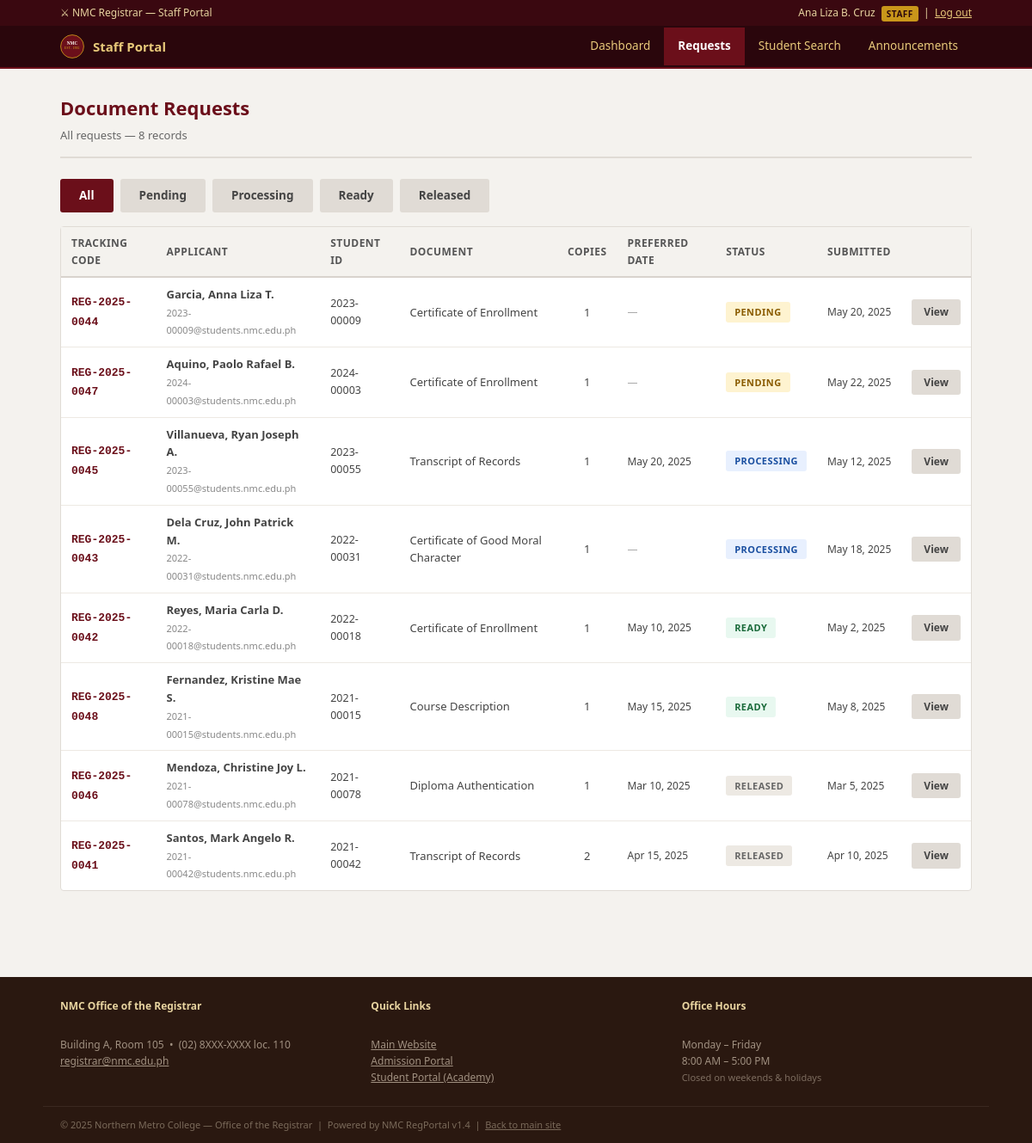
Page /staff/requests.php (signed in) on the committed database.
### tables this page shows
CREATE TABLE document_requests (
    id             INT AUTO_INCREMENT PRIMARY KEY,
    tracking_code  VARCHAR(20)  NOT NULL UNIQUE,
    applicant_name VARCHAR(100) NOT NULL,
    student_id_no  VARCHAR(20),
    email          VARCHAR(100),
    contact        VARCHAR(20),
    doc_type       ENUM(
                     'Transcript of Records',
                     'Certificate of Enrollment',
                     'Certificate of Good Moral Character',
                     'Diploma Authentication',
                     'Course Description',
                     'Honorable Dismissal'
                   ) NOT NULL,
    copies         TINYINT NOT NULL DEFAULT 1,
    purpose        TEXT NOT NULL,
    status         ENUM('pending','processing','ready','released') DEFAULT 'pending',
    requested_at   DATETIME DEFAULT CURRENT_TIMESTAMP,
    release_date   DATE,
    staff_notes    TEXT,
    processed_by   INT,
    FOREIGN KEY (processed_by) REFERENCES nmc_staff(id) ON DELETE SET NULL
);

### www/staff/requests.php (the view, shortened to what this page needs)
<?php
require_once '../includes/db.php';
$filter_status = $_GET['status'] ?? '';
$where  = '';
$params = [];
$types  = '';
$sql = "SELECT * FROM document_requests
        $where
        ORDER BY
          FIELD(status,'pending','processing','ready','released'),
          requested_at ASC";
if ($types) {
    $stmt = $conn->prepare($sql);
    $stmt->bind_param($types, ...$params);
    $stmt->execute();
    $requests = $stmt->get_result()->fetch_all(MYSQLI_ASSOC);
    $stmt->close();
} else {
    $requests = $conn->query($sql)->fetch_all(MYSQLI_ASSOC);
}
require_once 'header.php';
?>
<div class="page-wrap">
  <div class="page-title" style="display:flex;justify-content:space-between;align-items:flex-start;">
    <div>
      <h2>Document Requests</h2>
      <p>All requests &mdash; <?= count($requests) ?> record<?= count($requests) !== 1 ? 's' : '' ?></p>
    </div>
  </div>
  <div style="display:flex;gap:8px;margin-bottom:16px;flex-wrap:wrap;">
    <a href="/staff/requests.php"
       class="btn <?= $filter_status === '' ? 'btn-primary' : 'btn-secondary' ?>">All</a>
    <?php foreach (['pending','processing','ready','released'] as $st): ?>
    <a href="/staff/requests.php?status=<?= $st ?>"
       class="btn <?= $filter_status === $st ? 'btn-primary' : 'btn-secondary' ?>"><?= ucfirst($st) ?></a>
    <?php endforeach; ?>
  </div>
  <div class="panel">
    <div class="panel-body" style="padding:0;">
      <div style="overflow-x:auto;">
        <table class="data-table">
          <thead>
            <tr>
              <th>Tracking Code</th>
              <th>Applicant</th>
              <th>Student ID</th>
              <th>Document</th>
              <th>Copies</th>
              <th>Preferred Date</th>
              <th>Status</th>
              <th>Submitted</th>
              <th></th>
            </tr>
          </thead>
          <tbody>
            <?php if (empty($requests)): ?>
            <tr><td colspan="9" class="text-center text-muted" style="padding:20px;">No requests found.</td></tr>
            <?php else: ?>
            <?php foreach ($requests as $r): ?>
            <tr>
              <td><span class="ref-no"><?= htmlspecialchars($r['tracking_code']) ?></span></td>
              <td>
                <strong><?= htmlspecialchars($r['applicant_name']) ?></strong>
                <?php if ($r['email']): ?>
                <br><span style="font-size:11px;color:#888;"><?= htmlspecialchars($r['email']) ?></span>
                <?php endif; ?>
              </td>
              <td style="font-size:12.5px;"><?= htmlspecialchars($r['student_id_no'] ?: '—') ?></td>
              <td><?= htmlspecialchars($r['doc_type']) ?></td>
              <td style="text-align:center;"><?= (int)$r['copies'] ?></td>
              <td style="font-size:12px;">
                <?= $r['release_date'] ? date('M j, Y', strtotime($r['release_date'])) : '<span style="color:#aaa;">—</span>' ?>
              </td>
              <td><span class="badge badge-<?= $r['status'] ?>"><?= ucfirst($r['status']) ?></span></td>
              <td style="font-size:12px;white-space:nowrap;"><?= date('M j, Y', strtotime($r['requested_at'])) ?></td>
              <td><a href="/staff/view_request.php?id=<?= (int)$r['id'] ?>" class="btn btn-secondary btn-sm">View</a></td>
            </tr>
            <?php endforeach; ?>
            <?php endif; ?>
          </tbody>
        </table>
      </div>
    </div>
  </div>
</div>
<?php require_once '../includes/footer.php'; ?>

### www/css/style.css (style rules this page uses)
*, *::before, *::after { box-sizing: border-box; margin: 0; padding: 0; }
body { font-family: 'Segoe UI', Arial, sans-serif; font-size: 14px; line-height: 1.6; color: #2a2726; background: #f4f2ee; }
.page-wrap { max-width: 1100px; margin: 0 auto; padding: 28px 20px 40px; }
.page-title { margin-bottom: 24px; padding-bottom: 14px; border-bottom: 2px solid #e0dbd5; }
.page-title h2 { font-size: 22px; font-weight: 700; color: #6B0F1A; }
.page-title p { color: #666; font-size: 13px; margin-top: 4px; }
.panel { background: #fff; border: 1px solid #e0dbd5; border-radius: 4px; margin-bottom: 20px; }
.panel-body { padding: 18px; }
.data-table { width: 100%; border-collapse: collapse; font-size: 13px; }
.data-table th { text-align: left; padding: 9px 12px; background: #f4f2ee; border-bottom: 2px solid #d8d3cd; font-weight: 600; font-size: 12px; color: #555; text-transform: uppercase; letter-spacing: .04em; }
.data-table td { padding: 9px 12px; border-bottom: 1px solid #ede9e3; color: #444; vertical-align: middle; }
.data-table tr:last-child td { border-bottom: none; }
.badge { display: inline-block; padding: 3px 10px; border-radius: 3px; font-size: 11px; font-weight: 700; letter-spacing: .04em; text-transform: uppercase; }
.badge-pending { background: #fef3d0; color: #8a5c00; }
.badge-processing { background: #e8f0fe; color: #1a4fa0; }
.badge-ready { background: #e8f8f0; color: #1a6a3a; }
.badge-released { background: #ede9e3; color: #666; }
.btn { display: inline-block; padding: 9px 22px; border-radius: 3px; font-size: 13.5px; font-weight: 600; cursor: pointer; border: none; text-decoration: none; transition: background .15s; }
.btn-primary { background: #6B0F1A; color: #fff; }
.btn-secondary { background: #e0dbd5; color: #444; }
.btn-sm { padding: 5px 14px; font-size: 12px; }
.ref-no { font-family: monospace; font-weight: 700; color: #6B0F1A; font-size: 13px; }

### rows in the picture
document_requests: tracking_code "REG-2025-0044", applicant_name "Garcia, Anna Liza T.", email "2023-00009@students.nmc.edu.ph", student_id_no "2023-00009", doc_type "Certificate of Enrollment", copies "1", status "PENDING", requested_at "May 20, 2025"
document_requests: tracking_code "REG-2025-0047", applicant_name "Aquino, Paolo Rafael B.", email "2024-00003@students.nmc.edu.ph", student_id_no "2024-00003", doc_type "Certificate of Enrollment", copies "1", status "PENDING", requested_at "May 22, 2025"
document_requests: tracking_code "REG-2025-0045", applicant_name "Villanueva, Ryan Joseph A.", email "2023-00055@students.nmc.edu.ph", student_id_no "2023-00055", doc_type "Transcript of Records", copies "1", release_date "May 20, 2025", status "PROCESSING", requested_at "May 12, 2025"
document_requests: tracking_code "REG-2025-0043", applicant_name "Dela Cruz, John Patrick M.", email "2022-00031@students.nmc.edu.ph", student_id_no "2022-00031", doc_type "Certificate of Good Moral Character", copies "1", status "PROCESSING", requested_at "May 18, 2025"
document_requests: tracking_code "REG-2025-0042", applicant_name "Reyes, Maria Carla D.", email "2022-00018@students.nmc.edu.ph", student_id_no "2022-00018", doc_type "Certificate of Enrollment", copies "1", release_date "May 10, 2025", status "READY", requested_at "May 2, 2025"
document_requests: tracking_code "REG-2025-0048", applicant_name "Fernandez, Kristine Mae S.", email "2021-00015@students.nmc.edu.ph", student_id_no "2021-00015", doc_type "Course Description", copies "1", release_date "May 15, 2025", status "READY", requested_at "May 8, 2025"
document_requests: tracking_code "REG-2025-0046", applicant_name "Mendoza, Christine Joy L.", email "2021-00078@students.nmc.edu.ph", student_id_no "2021-00078", doc_type "Diploma Authentication", copies "1", release_date "Mar 10, 2025", status "RELEASED", requested_at "Mar 5, 2025"
document_requests: tracking_code "REG-2025-0041", applicant_name "Santos, Mark Angelo R.", email "2021-00042@students.nmc.edu.ph", student_id_no "2021-00042", doc_type "Transcript of Records", copies "2", release_date "Apr 15, 2025", status "RELEASED", requested_at "Apr 10, 2025"

### other values in the picture
$_staff_name "Ana Liza B. Cruz"
$_staff_role "STAFF"
count($requests) "8"
$st "Pending"
$st "Processing"
$st "Ready"
$st "Released"
